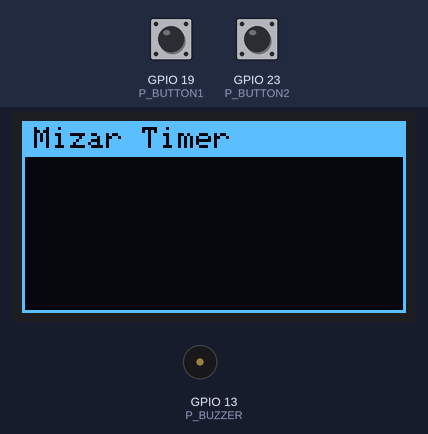
This sketch was run on a simulated ESP32. On the bench: 128×64 one-colour display, buzzer (waves = sounding). The test bench sets the inputs (shaded band); at power-on: GPIO 23 (P_BUTTON2) HIGH, GPIO 19 (P_BUTTON1) HIGH.

Above: at 1.2 s.
1.3 s: GPIO 23 (P_BUTTON2) pulled LOW for 0.15 s
At 2.58 s:
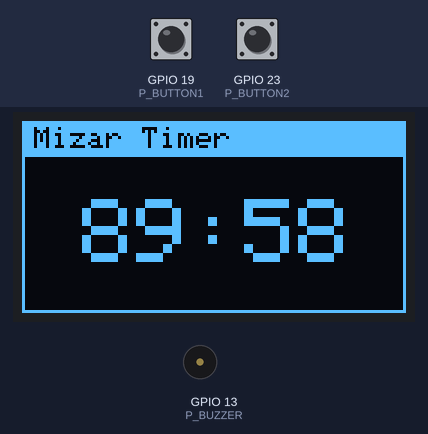
3.8 s: GPIO 19 (P_BUTTON1) pulled LOW for 0.15 s
4.5 s: GPIO 23 (P_BUTTON2) pulled LOW for 1 s
At 4.68 s:
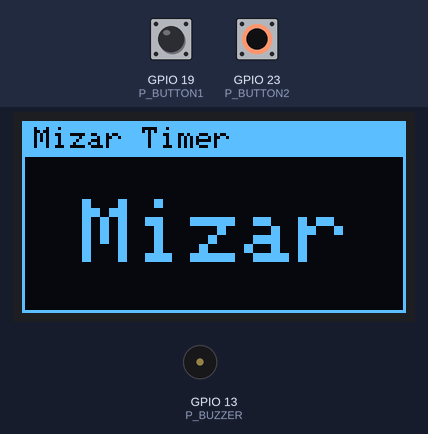
7.0 s: GPIO 19 (P_BUTTON1) pulled LOW for 1 s
At 7.76 s:
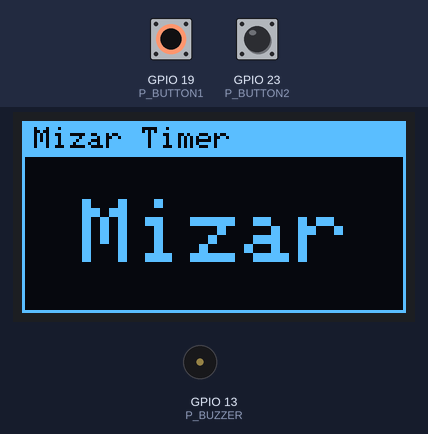
8.6 s: GPIO 19 (P_BUTTON1) pulled LOW for 1 s
Timing chart, 0 to 11.2 s (numbered marks = the images above; inputs shaded):
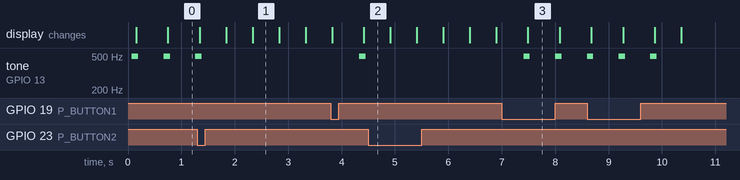

The sketch:

mizarTimer.ino
```cpp
/*
  Project:   mizarTimer
  Source:    http://github.com/pa3hcm/mizarTimer
  Authors:   Ernest Neijenhuis PA3HCM
*/


/////////////////////////////////////////////////////////////////////////
// Constants

// Pins
const byte P_BUZZER  = 13;
const byte P_BUTTON1 = 19;
const byte P_BUTTON2 = 23;
const byte P_SDA     = 21;
const byte P_SCL     = 22;

// Timer length [ms]
const long TIMER = 90 * 60 * 1000;  // 90 minutes * 60 sec/min * 1000/sec
//const long TIMER = 5000; // 5 seconds (for testing purposes)

// Alarm duration [ms]
const long ALARM_DURATION = 10 * 1000;

/////////////////////////////////////////////////////////////////////////
// Global variables

long timeGoal = 0;
//long time_count = 0;
bool toggle = false;


/////////////////////////////////////////////////////////////////////////
// Libraries

// Adafruit SSD1306 display driver source & info:
// https://github.com/adafruit/Adafruit_SSD1306
#include <SPI.h>
#include <Wire.h>
#include <Adafruit_GFX.h>
#include <Adafruit_SSD1306.h>
#define SCREEN_WIDTH 128 // OLED display width, in pixels
#define SCREEN_HEIGHT 64 // OLED display height, in pixels
#define OLED_RESET     4 // Reset pin # (or -1 if sharing Arduino reset pin)
Adafruit_SSD1306 displ(SCREEN_WIDTH, SCREEN_HEIGHT, &Wire, OLED_RESET);


/////////////////////////////////////////////////////////////////////////
// interrupt routines

void IRAM_ATTR startTimer() {
  timeGoal = millis() + TIMER;
}

void IRAM_ATTR resetTimer() {
  timeGoal = 0;
}


/////////////////////////////////////////////////////////////////////////
// setup() routine

void setup() {
  Serial.begin(9600);
  while(!Serial);    // time to get serial running

  // SSD1306_SWITCHCAPVCC = generate display voltage from 3.3V internally
  if(!displ.begin(SSD1306_SWITCHCAPVCC, 0x3C)) { // Address 0x3D for 128x64
    Serial.println(F("SSD1306 allocation failed"));
    for(;;); // Don't proceed, loop forever
  }
  displ.cp437(true); // Use full 256 char 'Code Page 437' font

  pinMode(P_BUZZER, OUTPUT);
  pinMode(P_BUTTON1, INPUT);
  pinMode(P_BUTTON2, INPUT);

  attachInterrupt(P_BUTTON1, resetTimer, FALLING);
  attachInterrupt(P_BUTTON2, startTimer, FALLING);
}


/////////////////////////////////////////////////////////////////////////
// Main loop()

void loop() {
  displ.clearDisplay();

  // Draw frames
  displ.fillRect( 0,  0, 128, 64, SSD1306_WHITE);
  displ.fillRect( 1, 12, 126, 51, SSD1306_BLACK);

  // Labels
  displ.setTextColor(SSD1306_BLACK, SSD1306_WHITE);
  displ.setTextSize(1);
  displ.setCursor(4, 2);
  displ.print("Mizar Timer");

  // Contents
  displ.setTextColor(SSD1306_WHITE, SSD1306_BLACK);
  displ.setTextSize(3);
  displ.setCursor(20, 26);
  int countdownMin = (timeGoal - millis()) / 60000;
  int countdownSec = ((timeGoal - millis()) / 1000) - (countdownMin * 60);
  char countdownMinStr[3];
  char countdownSecStr[3];
  //dtostrf(countdownMin, 2, 0, countdownMinStr);
  sprintf(countdownMinStr, "%02d", countdownMin);
  sprintf(countdownSecStr, "%02d", countdownSec);
  if (toggle) {
    toggle = false;
  } else {
    toggle = true;
  }
  if (millis() < timeGoal) {  // We are counting down...
     displ.print(countdownMinStr);
    if (toggle) {
      displ.print(":");
    } else {
      displ.print(" ");
    }
    displ.print(countdownSecStr);
  } else if(millis() >= timeGoal and millis() < (timeGoal + ALARM_DURATION)) {  // Alarm!
    if (toggle) {
      displ.print("Mizar");
      beep();
      // tone(P_BUZZER, 880, 50); --> tone() is not supported on ESP32 :(

    } else {
      displ.print("     ");
      beep();
    }
  } else {  // Nothing to do...
    displ.print("00:00");
  }

  displ.display();
  delay(470);  // 500ms - 30ms (a full loop takes about 30ms)
}

void beep() {
  for (int i=1; i<50; i++) {
    digitalWrite(P_BUZZER, HIGH);
    delay(1);
    digitalWrite(P_BUZZER, LOW);
    delay(1);
  }
}
```

Measured:
- after the input at 1.3 s, tone on GPIO 13 (P_BUZZER): goes on until 1.4 s, then stays silent; the display: first differs from a run without the input after 0.54 s (image 1 shows a later state)
- after the input at 3.8 s, tone on GPIO 13 (P_BUZZER): silent → 498 Hz after 0.54 s, → silent 0.12 s later
- after the input at 4.5 s, tone on GPIO 13 (P_BUZZER): stops changing and stays silent
- after the input at 7.0 s, tone on GPIO 13 (P_BUZZER): alternates 498 Hz for 0.12 s and silent for 0.47 s, starting after 0.41 s; the display: changes after 0.49 s (image 3)
- by itself, tone on GPIO 13 (P_BUZZER): alternates 498 Hz for 0.12 s and silent for 0.47 s
- what the display in image 1 shows lasts 0.5 s, from 2.3 s to 2.8 s
